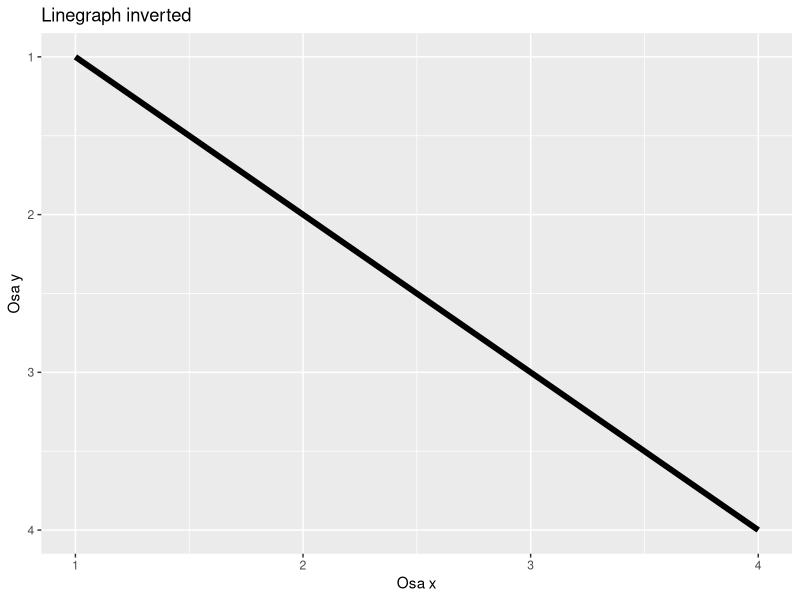
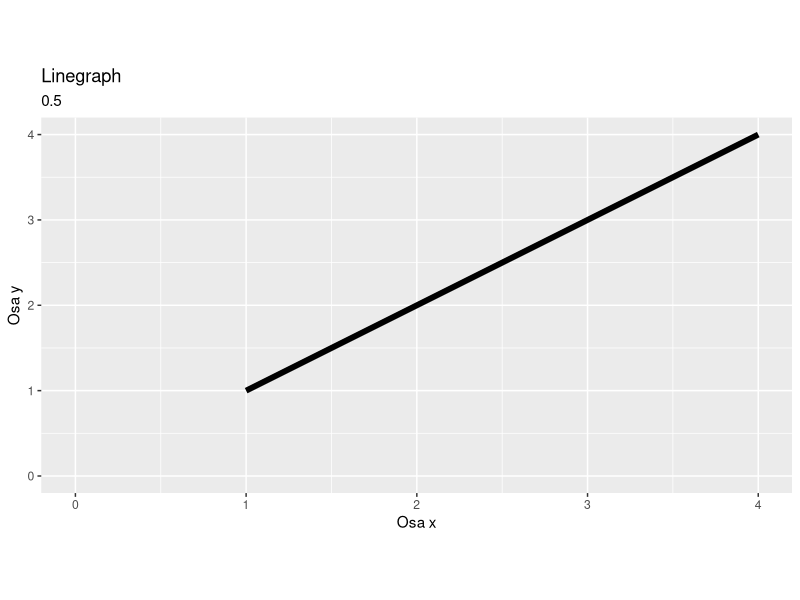
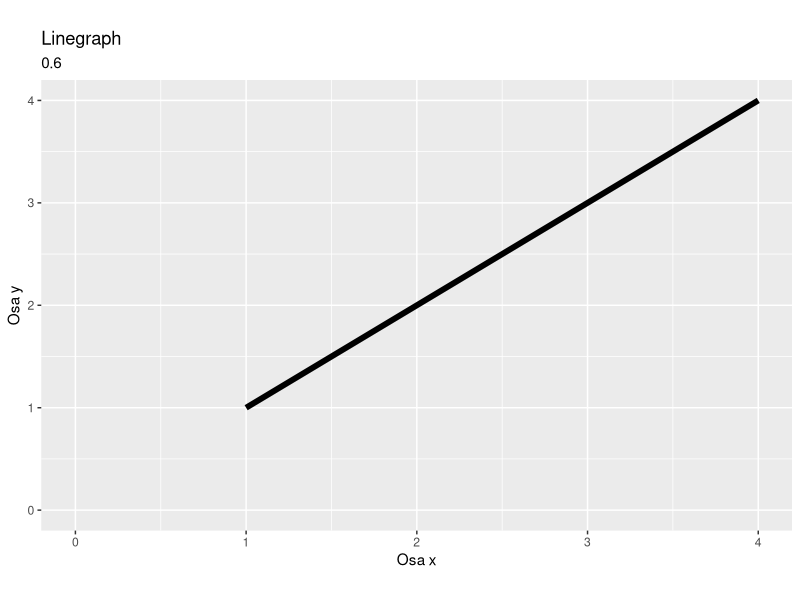
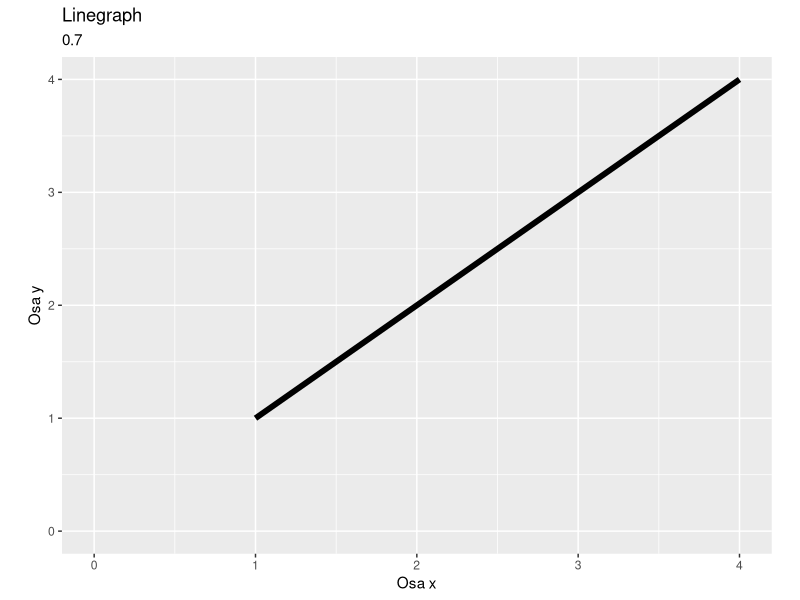
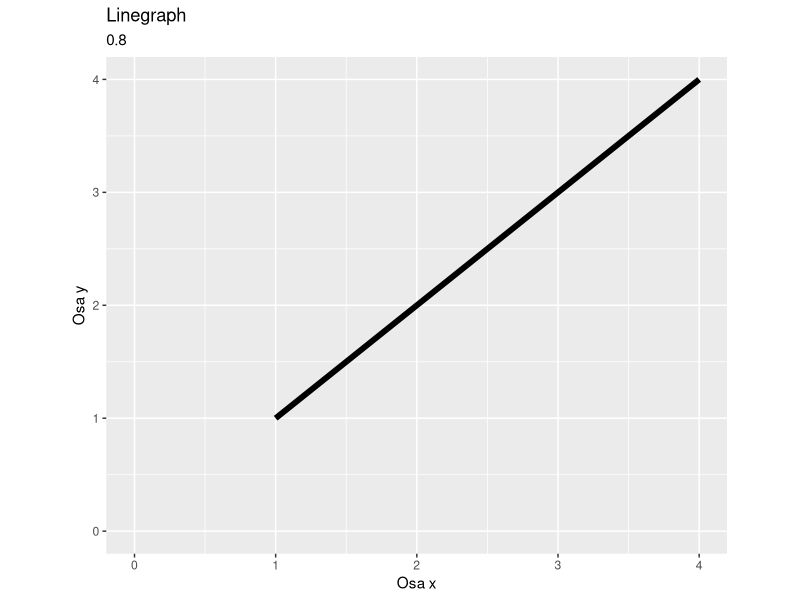
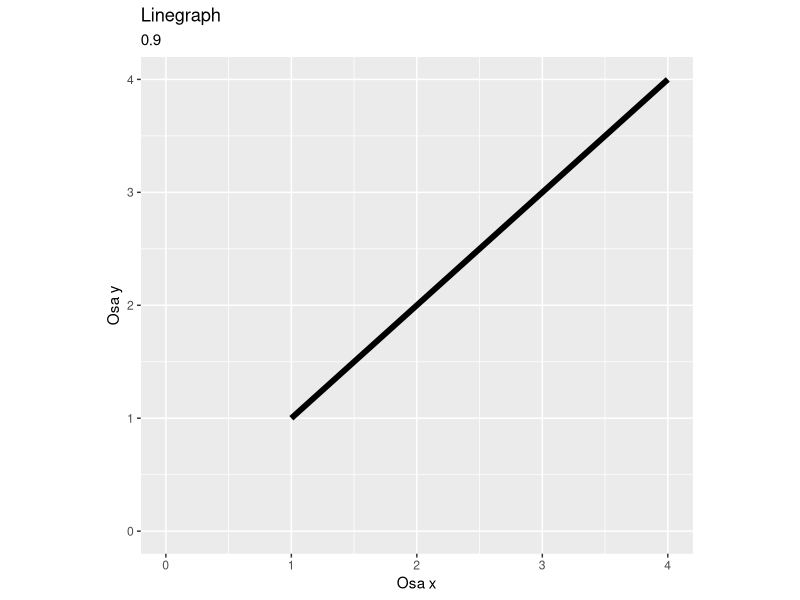
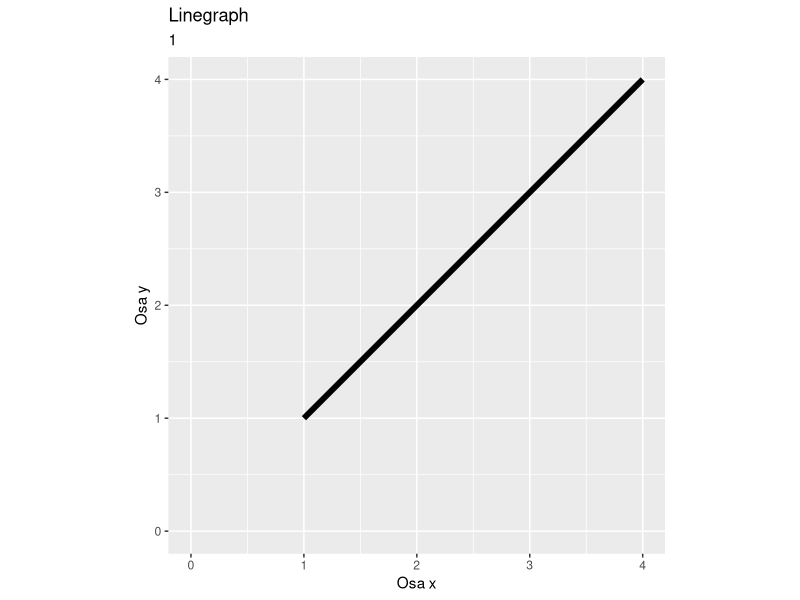
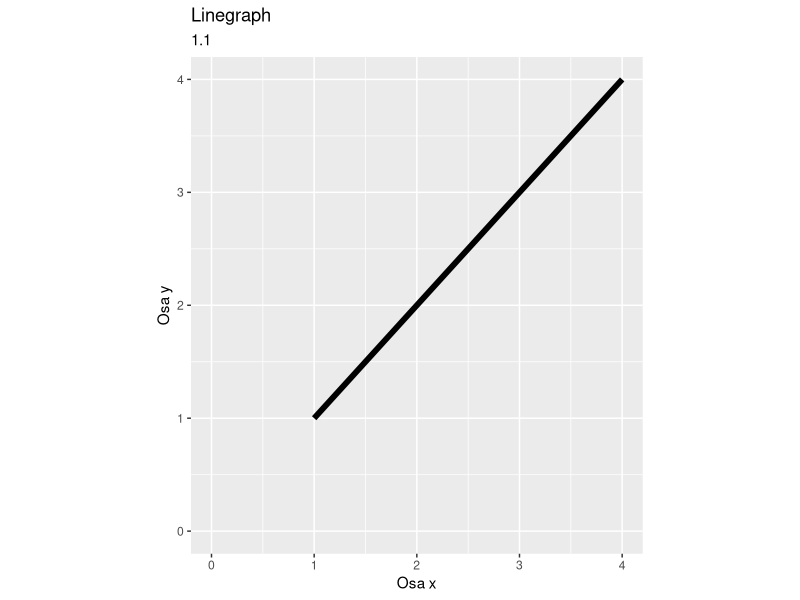

These charts were generated, in order, by the following R code: (Note: this script raises an error after producing the figures.)
library(ggplot2)
library(dplyr)
library(magrittr)
library(ggforce)

### Začátek upravených grafů
#Linegraph - AR
df <- data.frame(valuex=c(1, 4),
                 valuey=c(1, 4))
change_type <- "aspect_ratio"
ars <- seq(.5, 3, by = .1)
for (i in 1:length(ars)) {
  ar <- ars[i]
  ggplot(df, aes(x=valuex, y=valuey)) + ylim(0,4) + xlim(0,4) + theme(aspect.ratio = ar)+ geom_line(size=2) + ggtitle("Linegraph",ar) + xlab("Osa x") + ylab("Osa y")
  ggsave(path ="Linegraph", filename = sprintf("%s%f.png",change_type, ar))
}

#Linegraph - Y-limits 
df <- data.frame(valuex=c(1, 4),
                 valuey=c(1, 4))
change_type <- "Y_limits"
limits <- seq(0,5, by = 1)
for (i in 1:length(limits)) {
  limit <- limits[i]
  ggplot(df, aes(x=valuex, y=valuey)) + ylim(0,4+limit) + xlim(0,4) + theme(aspect.ratio = ar)+ geom_line(size=2) + ggtitle("Linegraph",limit) + xlab("Osa x") + ylab("Osa y")
  ggsave(path ="Linegraph", filename = sprintf("%s%f.png",change_type, limit))
}

#Linegraph - X-limits 
df <- data.frame(valuex=c(1, 4),
                 valuey=c(1, 4))
change_type <- "X_limits"
limits <- seq(0,5, by = 1)
for (i in 1:length(limits)) {
  limit <- limits[i]
  ggplot(df, aes(x=valuex, y=valuey)) + ylim(0,4) + xlim(0,4+limit) + theme(aspect.ratio = ar)+ geom_line(size=2) + ggtitle("Linegraph",limit) + xlab("Osa x") + ylab("Osa y")
  ggsave(path ="Linegraph", filename = sprintf("%s%f.png",change_type, limit))
}


#Linegraph - inverted_axis
df <- data.frame(valuex=c(1, 4),
                 valuey=c(1, 4))
change_type <- "inverted_axis"
ggplot(df, aes(x=valuex, y=valuey)) + ylim(0,4) + xlim(1,4) + scale_y_reverse()+ geom_line(size=2) + ggtitle("Linegraph inverted") + xlab("Osa x") + ylab("Osa y")
ggsave(path ="Linegraph", filename = sprintf("%s.png",change_type))



#piechart-rotace
change_type <- "Rotation"
df <- data.frame(valuex=c("A", "B", "C", "D", "E","F"),
                 valuey=c(3, 6, 1, 5, 2, 7))
rotations <- seq(.25,2, by = .25)
for (i in 1:length(rotations)) {
  rotation <- rotations[i]*pi
  ggplot(df, aes(x = "", y = valuey, fill = valuex)) +
    geom_bar(width = 1, stat = "identity", color = "white") +ggtitle("Piechart %s",change_type)+
    coord_polar("y", start = rotation)
  ggsave(path ="Piechart", filename = sprintf("%s%f.png",change_type,rotation ))
}


#piechart-řazení_podle_velikosti (nefunguje)
change_type <- "order"
df <- data.frame(valuex=c("A", "B", "C", "D", "E","F"),
                 valuey=c(3, 6, 1, 5, 2, 7))

ggplot(df, aes(x = "", y = valuey, fill = valuex)) +
  geom_bar(width = 1, stat = "identity", color = "white") +ggtitle("Piechart_unordered")+
  coord_polar("y", start = 0)
ggsave(path ="Piechart", filename = sprintf("piechart_unordered.png"))

##kód z konzultace na ordered piechart
order_subj <- 
  df %>%
  group_by(subject_id) %>% 
  do(Hmisc::smean.cl.boot(.$correct) %>% t() %>% as_tibble()) %>% 
  arrange(Mean) %>% 
  ungroup() %>% 
  mutate(subject_id = forcats::as_factor(as.character(subject_id)))
##konec kódu z konzultace

ggplot(sorted_df, aes(x = "", y = valuey, fill = valuex)) +
  geom_bar(width = 1, stat = "identity", color = "white") +ggtitle("Piechart_ordered")+
  coord_polar(theta="y", start = 0)
ggsave(path ="Piechart", filename = sprintf("piechart_ordered.png"))

#cumulative
df <- data.frame(valuex=c(1:50),
                 valuey=c(rnorm(50, 50, 45)))
ggplot(df, aes(x=valuex, y=cumsum(valuey))) + geom_line(size=1) + ggtitle("Základní Cumulative graph") + xlab("Osa x") + ylab("Osa y")
Printing_cumsum <-function(a) {
  ggplot(a, aes(x=valuex, y=cumsum(valuey))) + geom_line(size=1) + ggtitle("Cumulative graph") + xlab("Osa x") + ylab("Osa y")
  ggsave(path ="Cumulative", filename = sprintf("Cumulative.png"))
  ggplot(a, aes(x=valuex, y=valuey)) + geom_line(size=1) + ggtitle("Cumulative graph-rozloženo") + xlab("Osa x") + ylab("Osa y")
  ggsave(path ="Cumulative", filename = sprintf("Cumulative_rozlozeno.png"))
}

#log chart
df <- data.frame(valuex=c(1:12),
                 valuey=c(1,4,9,16,25,36,49,64,81,100,121,169))
ggplot(df, aes(x=valuex, y=valuey)) + geom_line(size=2) + scale_y_continuous(trans='log10')+ ggtitle("Základní Log graph") + xlab("Osa x") + ylab("Log Osa y")
ggsave(path ="Log_chart", filename = sprintf("Log_chart_y.png"))

ggplot(df, aes(x=valuex, y=cumsum(valuey))) + geom_line(size=2) + ggtitle("Log graph bez transformace") + xlab("Osa x") + ylab("Log Osa y")
ggsave(path ="Log_chart", filename = sprintf("Log_chart_basic.png"))

#effect as area (pouze kód z  konzultace)
df <- tibble(x = c(0,10), y =c(5,5), r = c(2,3))
df %>%
  ggplot(aes(x0 = x,y0 = y, r =r)) +
  geom_circle(fill = "blue") +
  ylim(-5,15) +
  xlim(-5,15)+
  coord_fixed()
### Konec upravených grafů
